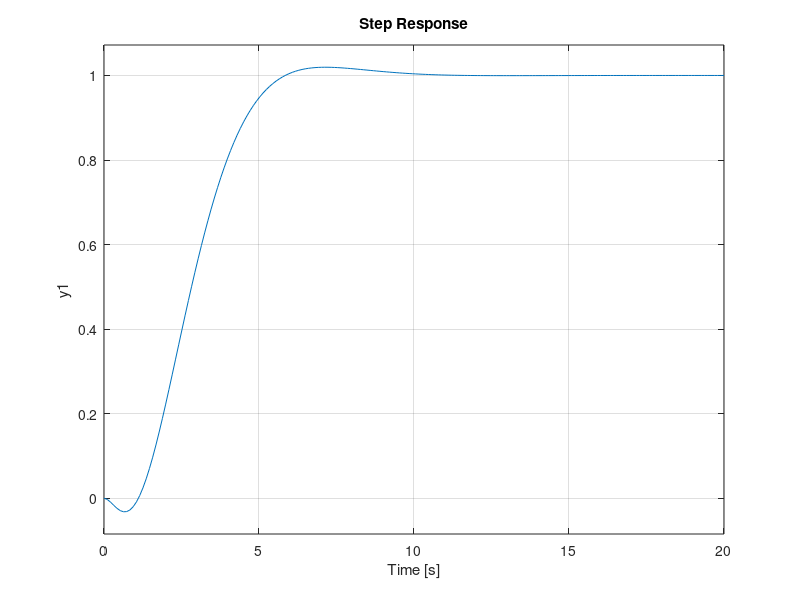

MATLAB code for this plot: (Note: this script raises an error after producing the figure.)
clc; clear all; close all;

s=tf('s');
G = (0.1*s-0.2)/(s^3+0.9*s^2+9*s);
Td=(-0.5*(s-2))/((s+1)^3);
Sd=(s^3+3*s^2+3.5*s)/((s+1)^3);
C=Td/(Sd*G);
LoopGain = 1.195*C*G;
CloseLoop = feedback(LoopGain,1);

figure;
step(CloseLoop)
info = stepinfo(CloseLoop);
Undershoot = info.Undershoot;
settling_time = info.SettlingTime; 

CloseLoop2=CloseLoop/s;
figure;
step(CloseLoop2)
title('ramp response')